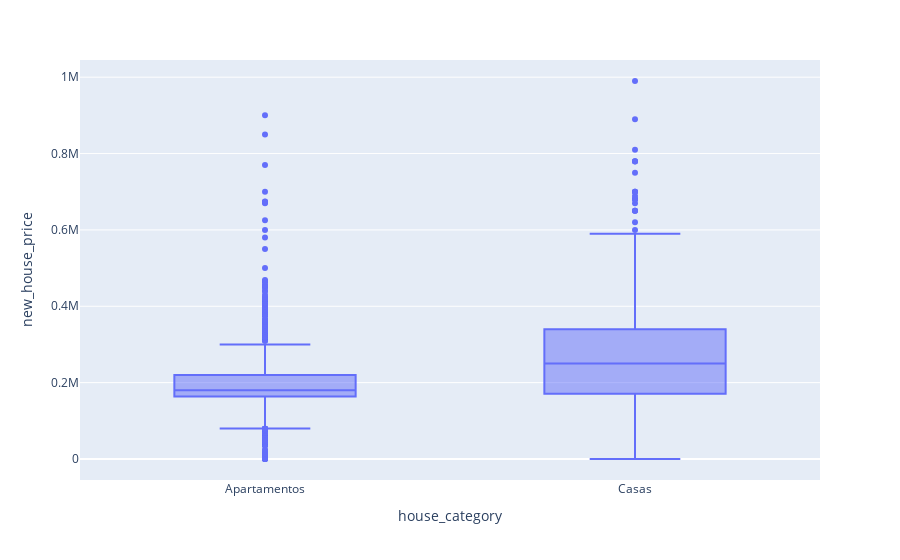

The notebook cell saved with this chart:
### Markdown cell above
#### So, we will work on the filtered dataset, df_samambaia_filtered

## Samambaia norte x Samambaia sul

### Code cell
fig = px.box(data_frame=df_samambaia_filtered, x=HOUSE_CATEGORY, y=HOUSE_PRICE)

fig.show()

# REMOVER TAMBÉM OS MUITO BARATOS. TÁ ERRADO PROVAVELMENTE!!!

### Figure 1 — Plotly figure (JSON) as saved in the notebook; plotly's stock layout.template omitted (floating-point values rounded to 4 significant figures; data arrays with more than 128 entries replaced by an {"elided": "..."} marker saying what was removed)
{"data": [{"alignmentgroup": "True", "hovertemplate": "house_category=%{x}<br>new_house_price=%{y}<extra></extra>", "legendgroup": "", "marker": {"color": "#636efa"}, "name": "", "notched": false, "offsetgroup": "", "orientation": "v", "showlegend": false, "type": "box", "x": {"elided": "2889 str values"}, "x0": " ", "xaxis": "x", "y": {"elided": "2889 int values"}, "y0": " ", "yaxis": "y"}], "layout": {"boxmode": "group", "legend": {"tracegroupgap": 0}, "margin": {"t": 60}, "xaxis": {"anchor": "y", "domain": [0, 1], "title": {"text": "house_category"}}, "yaxis": {"anchor": "x", "domain": [0, 1], "title": {"text": "new_house_price"}}}}
